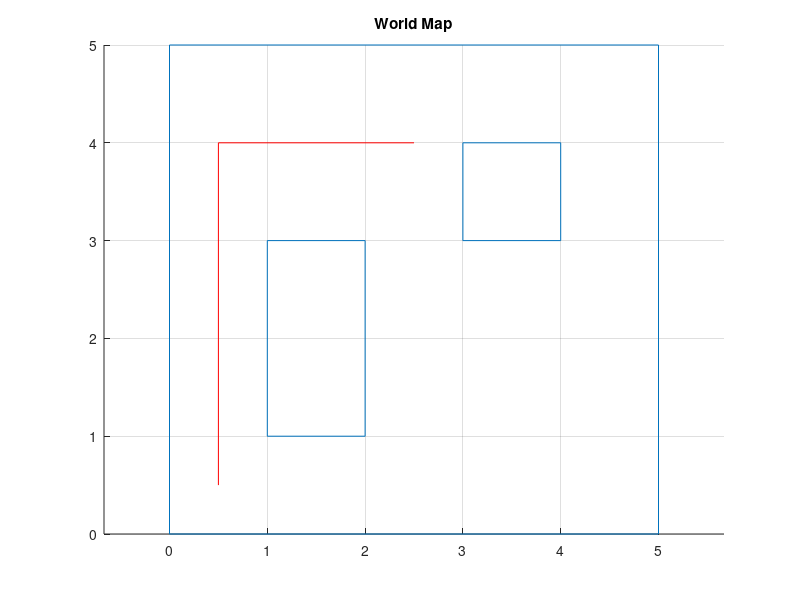

Reproduce this figure in MATLAB. (Note: this script raises an error after producing the figure.)
% Simulate a 2D robot
% Author: Dereck Wonnacott (2014)

%
% Generate the virtual world (Ground Truth Map)
%

% W is an array of objects in the map
% Each object is a polyline stored in a 2xn matrix
% Where n is the number of line endpoints
% the first row is the x coordinates
% the second row is the y coordinates.
World{1} = [0 0 5 5 0;
    0 5 5 0 0];

World{2} = [1 1 2 2 1;
    1 3 3 1 1];

World{3} = [3 4 4 3 3;
    3 3 4 4 3];

% Plot the world
figure(1);
clf;
title('World Map');
for i = 1:length(World)
    line(World{i}(1,:), World{i}(2,:))
end
hold on;
axis equal
grid


%
% Generate Robot Path (Ground Truth)
%

% Robot Trajectory
% [x, y, Theta]
Path = [0.5, 0.5, deg2rad(0);
    0.5, 4.0, deg2rad(0);
    0.5, 4.0, deg2rad(-90);
    2.5, 4.0, deg2rad(-90)];

PathVelLin = 0.5;  % Linear Velocity (Units/Second)
PathVelRot = deg2rad(45); % Rotational velocity (Rad/Second)

% Plot Trajectory
figure(1);
plot(Path(:,1)', Path(:,2)', '-r');


% Generate timestamps for each trajectory vertex
tt = 0;
for i = 1:(length(Path)-1)
    dp = sqrt((Path(i,1) - Path(i+1,1))^2 + (Path(i,2) - Path(i+1,2))^2);
    tp = dp/PathVelLin;
    
    dr = Path(i,3) - Path(i+1,3);
    tr = dr/PathVelRot;
    
    t  = max(tp, tr);
    tt = cat(2, tt, t);
end
Path = cat(2, Path, tt');


%
% Generate Lidar Data
%

LidarHz = 40; % Samples Per Second

% lidar poses
LidarPose = [];

for i = 1:(length(Path)-1)
    x  = [0; tt(i+1)];
    xx = x(1):1/LidarHz:x(2);
    
    y  = [Path(i,1); Path(i+1,1)];
    px = linterp(x,y,xx);
    
    y  = [Path(i,2); Path(i+1,2)];
    py = linterp(x,y,xx);
    
    y  = [Path(i,3); Path(i+1,3)];
    pr = linterp(x,y,xx);
    
    LidarPose = cat(1, LidarPose, [px' py' pr' xx']);
end

plot(LidarPose(:,1),LidarPose(:,2), '.r');


if 1
    % Generate Lidar Sensor measurements
    LidarRange = 30.0;
    da = (Lidar_AngleEnd - Lidar_AngleStart) / (Lidar_nPoints - 1);
    LidarAngles = (Lidar_AngleStart:da:Lidar_AngleEnd) + pi/2;
    LidarScan = zeros(size(LidarPose,1), size(LidarAngles,2));
    
    parfor n = 1:size(LidarPose,1) % For each pose
        p = LidarPose(n,:); % Current pose
        z = []; % Current scan
        
        for i = 1:length(LidarAngles); % For each beam
            r = LidarRange; % Max Range
            a = LidarAngles(i); % Current Angle
            
            % find endpoints of this beam
            beam = [p(1), p(1)+r*cos(p(3)+a); p(2), p(2)+r*sin(p(3)+a)];
            
            % Search if this range measurement intersects any map line
            for j = 1:length(World)
                [xi, yi] = polyxpoly(World{j}(1,:), World{j}(2,:), beam(1,:), beam(2,:));
                if ~isempty(xi)
                    % Find the closest intersecetion
                    for k = 1:length(xi)
                        d = sqrt((p(1) - xi(k)).^2 + (p(2) - yi(k)).^2);
                        if d < r
                            r = d;
                        end
                    end
                end
            end
            
            % Add this measurement to the scan
            z = cat(2, z, r);
        end
        
        LidarScan(n,:) = z;
    end
end
% Plot the Lidar Measurements
if 1
    figure(2)
    for nScan = 1:50:size(LidarScan,1)
        a = LidarAngles;
        z = LidarScan(nScan, :);
        
        %  Remove out of range measurements
        I = (z >= LidarRange);
        a(I) = [];
        z(I) = [];
        
        % Plot
        set(0, 'CurrentFigure', 2);
        clf
        polar(a, z, '.b')
        
        % Realtime playback
        pause(1/LidarHz);
    end
end

% Clean up workspace
clear a beam d dp dr i j k n p pr px py r t tp tr tt x xi xx y yi z
